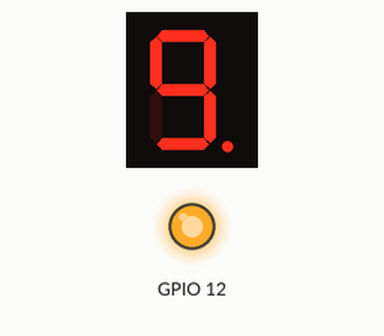
A program run on a simulated Raspberry Pi (BCM pin numbers). Shown: 1-digit seven-segment display, output pins drawn as LEDs (lit = HIGH). The segment pins are drawn as the display they are named for; pins used as bus, display or sensor lines are not drawn. At 10.0 s the program stops and its outputs stay as they are.

Above: at 0.1 s.
At 2.1 s:
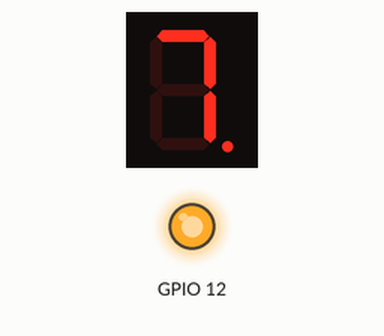
At 5.1 s:
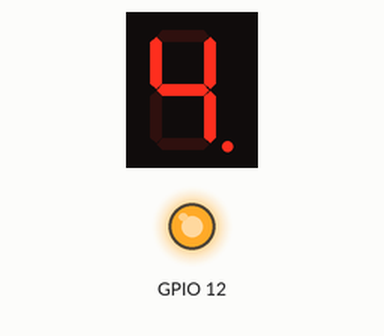
At 10.1 s:
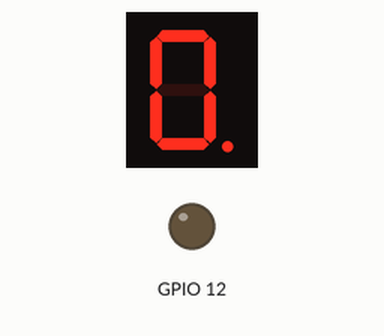
Timing chart, 0 to 11.5 s (numbered marks = the images above):
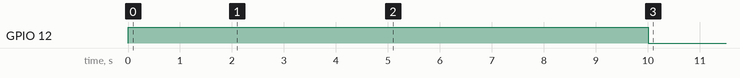

The program:

disDigital.py
```python
#!/usr/bin/python
# -*- coding: utf-8 -*-

import RPi.GPIO as GPIO
import time


LED_A=26   #37
LED_B=19   #35
LED_C=13   #33
LED_D=6    #31
LED_E=5    #29
LED_F=11   #23
LED_G=9    #21
LED_DP=10  #19

VCC=12     #32

GPIO.setwarnings(False)
GPIO.setmode(GPIO.BCM)

GPIO.setup(LED_A, GPIO.OUT)
GPIO.setup(LED_B, GPIO.OUT)
GPIO.setup(LED_C, GPIO.OUT)
GPIO.setup(LED_D, GPIO.OUT)
GPIO.setup(LED_E, GPIO.OUT)
GPIO.setup(LED_F, GPIO.OUT)
GPIO.setup(LED_G, GPIO.OUT)
GPIO.setup(LED_DP, GPIO.OUT)
GPIO.setup(VCC, GPIO.OUT)


def showDigit(num,showDotPoint):
    GPIO.setup(VCC, False)

    if (num ==0 ):
        GPIO.output(LED_A, True)
        GPIO.output(LED_B, True)
        GPIO.output(LED_C, True)
        GPIO.output(LED_D, True)
        GPIO.output(LED_E, True)
        GPIO.output(LED_F, True)
        GPIO.output(LED_G, False)
        GPIO.output(LED_DP, showDotPoint)
    elif (num == 1):
        GPIO.output(LED_A, False)
        GPIO.output(LED_B, True)
        GPIO.output(LED_C, True)
        GPIO.output(LED_D, False)
        GPIO.output(LED_E, False)
        GPIO.output(LED_F, False)
        GPIO.output(LED_G, False)
        GPIO.output(LED_DP, showDotPoint)
    elif (num == 2):
        GPIO.output(LED_A, True)
        GPIO.output(LED_B, True)
        GPIO.output(LED_C, False)
        GPIO.output(LED_D, True)
        GPIO.output(LED_E, True)
        GPIO.output(LED_F, False)
        GPIO.output(LED_G, True)
        GPIO.output(LED_DP, showDotPoint)
    elif (num == 3):
        GPIO.output(LED_A, True)
        GPIO.output(LED_B, True)
        GPIO.output(LED_C, True)
        GPIO.output(LED_D, True)
        GPIO.output(LED_E, False)
        GPIO.output(LED_F, False)
        GPIO.output(LED_G, True)
        GPIO.output(LED_DP, showDotPoint)
    elif (num == 4):
        GPIO.output(LED_A, False)
        GPIO.output(LED_B, True)
        GPIO.output(LED_C, True)
        GPIO.output(LED_D, False)
        GPIO.output(LED_E, False)
        GPIO.output(LED_F, True)
        GPIO.output(LED_G, True)
        GPIO.output(LED_DP, showDotPoint)
    elif (num == 5):
        GPIO.output(LED_A, True)
        GPIO.output(LED_B, False)
        GPIO.output(LED_C, True)
        GPIO.output(LED_D, True)
        GPIO.output(LED_E, False)
        GPIO.output(LED_F, True)
        GPIO.output(LED_G, True)
        GPIO.output(LED_DP, showDotPoint)
    elif (num == 6):
        GPIO.output(LED_A, True)
        GPIO.output(LED_B, False)
        GPIO.output(LED_C, True)
        GPIO.output(LED_D, True)
        GPIO.output(LED_E, True)
        GPIO.output(LED_F, True)
        GPIO.output(LED_G, True)
        GPIO.output(LED_DP, showDotPoint)
    elif (num == 7):
        GPIO.output(LED_A, True)
        GPIO.output(LED_B, True)
        GPIO.output(LED_C, True)
        GPIO.output(LED_D, False)
        GPIO.output(LED_E, False)
        GPIO.output(LED_F, False)
        GPIO.output(LED_G, False)
        GPIO.output(LED_DP, showDotPoint)
    elif (num == 8):
        GPIO.output(LED_A, True)
        GPIO.output(LED_B, True)
        GPIO.output(LED_C, True)
        GPIO.output(LED_D, True)
        GPIO.output(LED_E, True)
        GPIO.output(LED_F, True)
        GPIO.output(LED_G, True)
        GPIO.output(LED_DP, showDotPoint)

    else:
        GPIO.output(LED_A, True)
        GPIO.output(LED_B, True)
        GPIO.output(LED_C, True)
        GPIO.output(LED_D, True)
        GPIO.output(LED_E, False)
        GPIO.output(LED_F, True)
        GPIO.output(LED_G, True)
        GPIO.output(LED_DP, showDotPoint)

    GPIO.output(VCC, True)


try:

    for x in xrange(9,-1,-1):
        showDigit(x,True)
        time.sleep(1)

except KeyboardInterrupt:
    pass

finally:
    GPIO.cleanup()
```

Measured:
- by itself, GPIO 12: LOW → HIGH at 0.00 s, → LOW 10.0 s later
- what the display in image 0 shows lasts 1.0 s, from 0.1 s to 1.1 s
